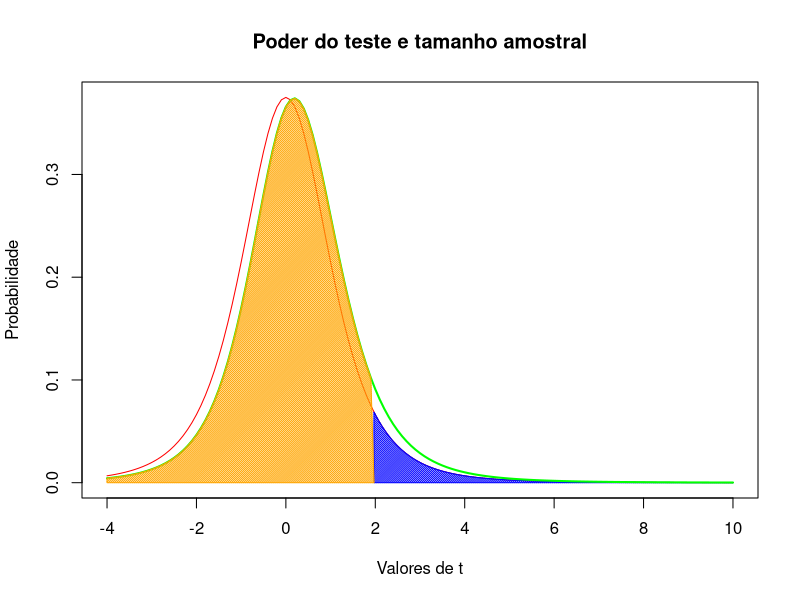

Source code (R):
n <- 5
s <- 3.011
alpha <- 0.06
mi <- 12
mi_amostra <- 12.3
d <- mi_amostra - mi
z <- (d * sqrt(n)) / s

# Range of t-values
x1 <- seq(-4, 10, by = 0.1)
y1 <- dt(x1, n - 1)

# Plotting the t-distribution
plot(x1, y1,
     type = "l", 
     xlab = "Valores de t", 
     ylab = "Probabilidade", 
     main = "Poder do teste e tamanho amostral",
     col = "red"
)

# Critical t-value for a one-sided test
t_alpha <- qt(1 - alpha, n - 1)

# Shading the rejection region for a one-sided test
polygon(c(t_alpha, seq(t_alpha, 10, by = 0.1), 10),
        c(0, dt(seq(t_alpha, 10, by = 0.1), n - 1), 0),
        density = 70, col = "blue"
)

# Overlaying the non-central t-distribution
lines(x1, dt(x1, n - 1, ncp = d * sqrt(n) / s), lwd = 2, col = 'green')

# Shading the acceptance region under the non-central t-distribution
polygon(c(-4, seq(-4, t_alpha, by = 0.1), t_alpha),
        c(0, dt(seq(-4, t_alpha, by = 0.1), n - 1, ncp = z), 0),
        density = 70, col = "orange"
)

# Calculate beta and power
beta <- pt(t_alpha, n - 1, ncp = z)
poder <- 1 - beta
poder

# Using power.t.test function for a one-sided test
power.t.test(n = n,
             delta = d,
             sd = s,
             sig.level = alpha,
             type = "one.sample",
             alternative = "one.sided")
